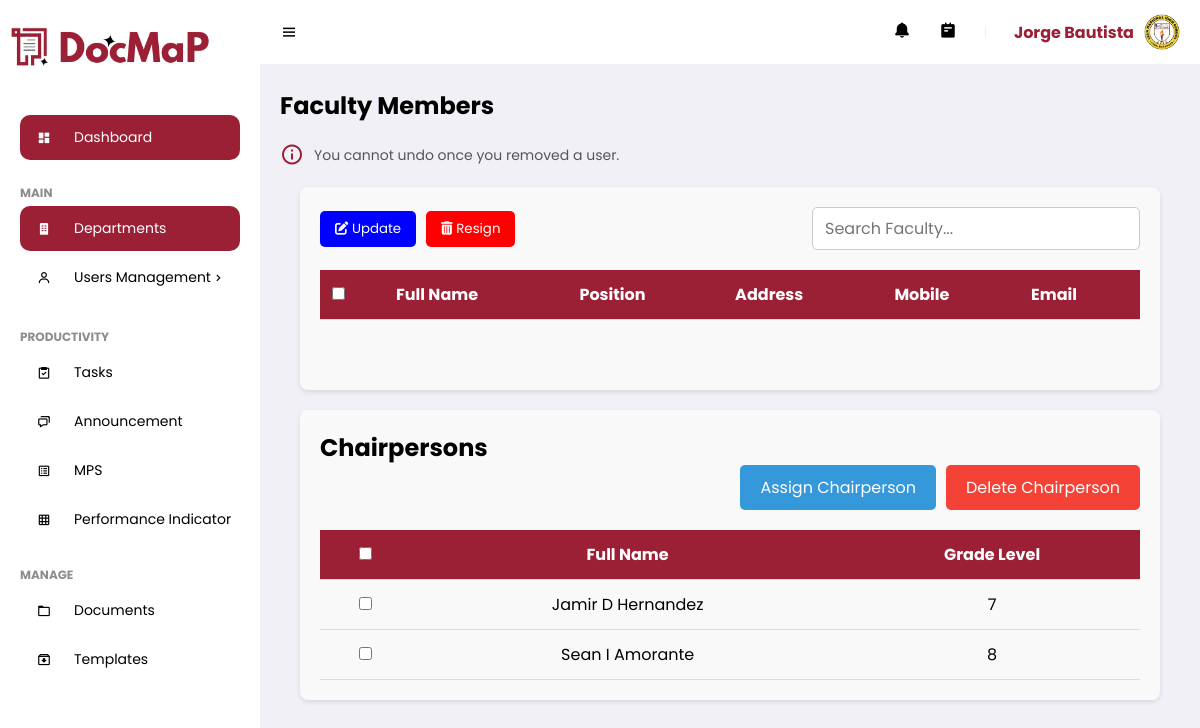
The page /Admin/faculty.php (signed in) on the database its author committed.
### tables this page shows
CREATE TABLE `useracc` (
  `UserID` int(11) NOT NULL,
  `Username` varchar(255) NOT NULL,
  `Password` varchar(255) NOT NULL,
  `fname` varchar(255) NOT NULL,
  `mname` varchar(255) NOT NULL,
  `lname` varchar(255) NOT NULL,
  `bday` date NOT NULL,
  `mobile` varchar(255) NOT NULL,
  `sex` enum('Male','Female') NOT NULL,
  `address` text NOT NULL,
  `email` varchar(255) NOT NULL,
  `profile` varchar(255) DEFAULT 'profile.jpg',
  `date_registered` timestamp NOT NULL DEFAULT current_timestamp(),
  `Status` enum('Pending','Approved','Rejected') NOT NULL,
  `role` enum('Admin','Department Head','Teacher') NOT NULL DEFAULT 'Teacher',
  `Rank` varchar(255) DEFAULT NULL,
  `dept_ID` int(11) DEFAULT NULL
);

CREATE TABLE `chairperson` (
  `Chairperson_ID` int(11) NOT NULL,
  `UserID` int(11) NOT NULL,
  `Grade_ID` int(11) NOT NULL
);

CREATE TABLE `grade` (
  `Grade_ID` int(11) NOT NULL,
  `Grade_Level` int(11) NOT NULL
);

### Admin/faculty.php (the view, shortened to what this page needs)
<?php
include 'connection.php';
$sql = "
    SELECT
        Chairperson_ID,
        CONCAT(useracc.fname, ' ', useracc.mname, ' ', useracc.lname) AS FullName,
        Grade.Grade_Level
    FROM
        Chairperson
    INNER JOIN
        useracc ON Chairperson.UserID = useracc.UserID
    INNER JOIN
        Grade ON Chairperson.Grade_ID = Grade.Grade_ID
";
$result = $conn->query($sql);
$chairpersonData = [];
if ($result->num_rows > 0) {
    while ($row = $result->fetch_assoc()) {
        $chairpersonData[] = $row;
    }
}
?>
<!DOCTYPE html>
<html lang="en">
<head>
    <link href='https://unpkg.com/boxicons@2.0.9/css/boxicons.min.css' rel='stylesheet'>
    <link href="https://unpkg.com/ionicons@5.5.2/dist/ionicons/ionicons.css" rel="stylesheet">
    <link rel="stylesheet" href="assets/css/styles.css">
    <link rel="stylesheet" href="https://cdnjs.cloudflare.com/ajax/libs/font-awesome/6.0.0-beta3/css/all.min.css">
    <link rel="stylesheet" href="https://cdn.jsdelivr.net/npm/sweetalert2@11/dist/sweetalert2.min.css">
</head>
<body>
    <section id="sidebar">
        <?php include 'navbar.php'; ?>
    </section>
    <section id="content">
        <?php include 'topbar.php'; ?>
        <main>
            <h1 class="faculty-list-title">Faculty Members</h1>
                <div class="info-message" style="display: flex; align-items: center; margin-top: 10px;">
                    <i class='bx bx-info-circle'style="font-size: 24px; margin-right: 10px; color:#9B2035; "></i>
                    <p style="font-size: 14px; color: #555; margin: 0;">
                        You cannot undo once you removed a user.
                </div>
            <div class="faculty-list-container">
                <div class="faculty-actions">
                    <div class="action-buttons">
                        <button id="updateSelected" class="btn-update">
                            <i class="fas fa-edit"></i> Update
                        </button>
                        <button id="resignSelected" class="btn-resign">
                            <i class="fas fa-trash-alt"></i> Resign
                        </button>
                    </div>
                    <input
                        type="text"
                        id="searchInput"
                        class="search-input"
                        placeholder="Search Faculty..."
                    />
                </div>
                <table class="faculty-table">
                    <thead>
                        <tr>
                            <th><input type="checkbox" id="selectAll"></th>
                            <th>Full Name</th>
                            <th>Position</th>
                            <th>Address</th>
                            <th>Mobile</th>
                            <th>Email</th>
                        </tr>
                    </thead>
                </table>
            </div>
            <div class="chairperson-container">
                <h2>Chairpersons</h2>
                <div class="button-container">
                    <button id="assignChairpersonBtn" class="btn-update">Assign Chairperson</button>
                    <button id="deleteChairpersonBtn" class="btn-delete">Delete Chairperson</button>
                </div>
                <table class="chairperson-table">
                    <thead>
                        <tr>
                            <th><input type="checkbox" id="selectAll-chairperson"></th>
                            <th>Full Name</th>
                            <th>Grade Level</th>
                        </tr>
                    </thead>
                    <tbody>
                        <?php if (!empty($chairpersonData)) : ?>
                            <?php foreach ($chairpersonData as $chairperson) : ?>
                                <tr>
                                    <td><input type="checkbox" name="chairpersonID[]" value="<?= $chairperson['Chairperson_ID']; ?>"></td>
                                    <td><?= htmlspecialchars($chairperson['FullName']); ?></td>
                                    <td><?= htmlspecialchars($chairperson['Grade_Level']); ?></td>
                                </tr>
                            <?php endforeach; ?>
                        <?php else : ?>
                            <tr>
                                <td colspan="3" style="text-align: center;">No chairperson data available.</td>
                            </tr>
                        <?php endif; ?>
                    </tbody>
                </table>
            </div>
        </main>
    </section>
</body>
</html>

### Admin/topbar.php (shortened to what this page needs)
<nav>
    <i class='bx bx-menu toggle-sidebar'></i>
    <a href="#" class="nav-link">
        <?php
        if (isset($_SESSION['user_id'])) {
        ?>
        <i class='bx bxs-bell icon' id="notification-icon"></i>
            <?php
            } else {
                echo "User not logged in.";
            }
            ?>
    </a>
    <a href="#" class="nav-link">
        <i class='bx bxs-notepad icon'></i>
    </a>
    <div class="profile">
        <?php
        include 'connection.php';
        if (isset($_SESSION['user_id'])) {
            $userId = $_SESSION['user_id'];
            $sql = "SELECT Profile, CONCAT(fname, ' ', lname) AS fullname FROM useracc WHERE UserID = ?";
            $stmt = $conn->prepare($sql);
            if ($stmt) {
                $stmt->bind_param("s", $userId);
                $stmt->execute();
                $stmt->bind_result($profileImage, $fullName);
                $profileImagePath = "../img/UserProfile/" . $profileImage;
                if (file_exists($profileImagePath)) {
                    echo "<span class='user-name'>{$fullName}</span>";
                    echo "<img src='{$profileImagePath}' alt='Profile Image' class='profile-image'>";
                } else {
                    echo "<span class='user-name'>{$fullName}</span>";
                    echo "<img src='default_profile_image.jpg' alt='Profile Image' class='profile-image'>";
                }
            } else {
                echo "Error preparing statement: " . $conn->error;
            }
        } else {
            echo "User not logged in.";
        }
        ?>
    </div>
</nav>

### Admin/assets/css/styles.css (style rules this page uses)
* { font-family: 'Poppins', sans-serif; margin: 0; padding: 0; box-sizing: border-box; }
:root { --grey: #F1F0F6; --dark-grey: #8D8D8D; --light: #fff; --dark: #000; --green: #81D43A; --light-green: #E3FFCB; --blue: #9B2035; --light-blue: #D0E4FF; --dark-blue: #0C5FCD; --red: #FC3B56; }
html { overflow-x: hidden; }
body { background: var(--grey); overflow-x: hidden; }
a { text-decoration: none; }
#sidebar { position: fixed; max-width: 260px; width: 100%; background: var(--light); top: 0; left: 0; height: 100%; overflow-y: auto; scrollbar-width: none; transition: all .3s ease; z-index: 200; }
#content { position: relative; width: calc(100% - 260px); left: 260px; transition: all .3s ease; }
nav { background: var(--light); height: 64px; padding: 0 20px; display: flex; align-items: center; grid-gap: 28px; position: sticky; top: 0; left: 0; z-index: 100; }
nav .toggle-sidebar { font-size: 18px; cursor: pointer; }
nav .nav-link { position: relative; }
nav .nav-link .icon { font-size: 18px; color: var(--dark); }
nav .profile { position: relative; }
nav .profile img { width: 36px; height: 36px; border-radius: 50%; object-fit: cover; cursor: pointer; }
main { width: 100%; padding: 24px 20px 20px 20px; }

### Admin/faculty.php (style rules this page uses)
.faculty-list-container { margin: 20px; padding: 20px; background-color: #f9f9f9; border-radius: 8px; box-shadow: 0 2px 5px rgba(0, 0, 0, 0.1); }
.faculty-list-title { font-size: 24px; margin-bottom: 20px; }
.faculty-actions { margin-bottom: 20px; display: flex; align-items: center; justify-content: space-between; }
.action-buttons { display: flex; gap: 10px; }
.faculty-actions button { padding: 8px 15px; border: none; border-radius: 5px; cursor: pointer; }
.btn-update { background-color:blue; color: white; }
.btn-resign { background-color: red; color: white; }
.search-input { padding: 8px 12px; border: 1px solid #ccc; border-radius: 5px; font-size: 16px; width: 40%; transition: border-color 0.3s ease; }
.faculty-table { width: 100%; border-collapse: collapse; }
.faculty-table th, .faculty-table td { padding: 12px; text-align: left; border-bottom: 1px solid #ddd; }
.faculty-table th { background-color: #9b2035; color: white; }
.faculty-table input[type="checkbox"] { cursor: pointer; }
.chairperson-container { margin: 20px; padding: 20px; background-color: #f9f9f9; border-radius: 8px; box-shadow: 0 2px 5px rgba(0, 0, 0, 0.1); display: flex; flex-direction: column; align-items: flex-start; }
.button-container { display: flex; justify-content: flex-end; gap: 10px; margin-bottom: 20px; width: 100%; }
#assignChairpersonBtn { padding: 10px 20px; background-color: #3498db; color: white; border: none; border-radius: 5px; cursor: pointer; font-size: 1rem; }
#deleteChairpersonBtn { padding: 10px 20px; background-color: #f44336; color: white; border: none; border-radius: 5px; cursor: pointer; font-size: 1rem; }
.chairperson-table, .faculty-table { width: 100%; border-collapse: collapse; }
.chairperson-table th, .chairperson-table td { padding: 12px; text-align: center; border-bottom: 1px solid #ddd; }
.chairperson-table th { background-color: #9b2035; color: white; }
.chairperson-table input[type="checkbox"] { cursor: pointer; }
.info-message { display: flex; align-items: center; margin-top: 5px; }
.info-message p { font-size: 16px; color: #555; margin: 0; }

### Admin/topbar.php (style rules this page uses)
.profile { display: flex; align-items: center; }
.user-name { margin-right: 10px; font-weight: bold; color: #9B2035; }
.profile-image { width: 40px; height: 40px; border-radius: 50%; }
.nav-link { position: relative; }

### rows shown on the page
useracc: profile (picture)
chairperson: FullName "Jamir D Hernandez", Grade_ID.Grade_Level "7"
chairperson: FullName "Sean I Amorante", Grade_ID.Grade_Level "8"

### other values the page prints
$fullName "Jorge Bautista"
